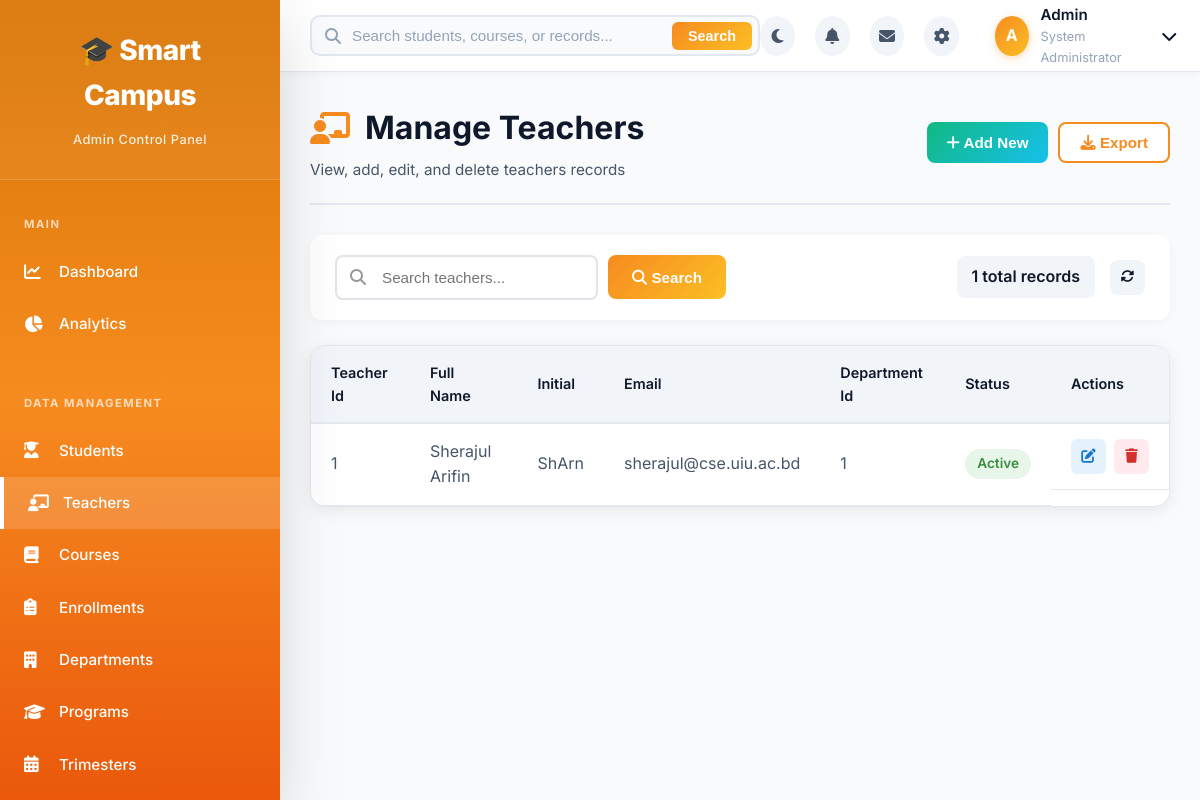
/admin/manage.php?table=teachers (signed in), run on an earlier commit of the app's database.
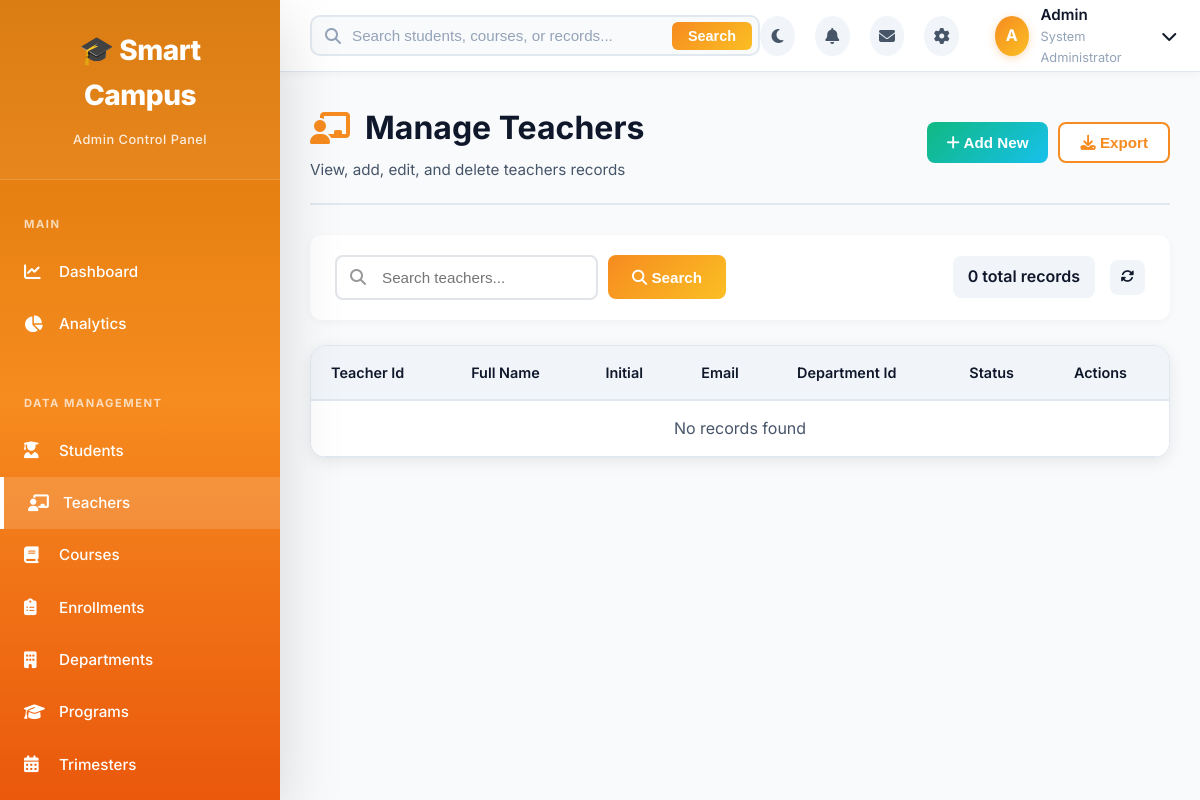
And on a later commit of the database.
### tables this page shows
CREATE TABLE `teachers` (
  `teacher_id` int(11) NOT NULL,
  `username` varchar(50) NOT NULL,
  `password_hash` varchar(255) NOT NULL,
  `full_name` varchar(100) NOT NULL,
  `initial` varchar(10) NOT NULL,
  `email` varchar(100) NOT NULL,
  `phone` varchar(20) DEFAULT NULL,
  `room_number` varchar(20) DEFAULT NULL,
  `department_id` int(11) NOT NULL,
  `designation` varchar(50) DEFAULT NULL,
  `profile_picture` varchar(255) DEFAULT NULL,
  `status` enum('active','inactive','on_leave') DEFAULT 'active',
  `created_at` timestamp NOT NULL DEFAULT current_timestamp(),
  `updated_at` timestamp NOT NULL DEFAULT current_timestamp() ON UPDATE current_timestamp()
);

### admin/manage.php (the view, shortened to what this page needs)
<?php
require_once('../config/database.php');
$table = $_GET['table'] ?? 'students';
$config = $table_config[$table];
$search = $_GET['search'] ?? '';
$page = isset($_GET['page']) ? (int)$_GET['page'] : 1;
$per_page = 50;
$offset = ($page - 1) * $per_page;
$where_clause = '';
$count_query = "SELECT COUNT(*) as total FROM $table $where_clause";
$total_records = $conn->query($count_query)->fetch_assoc()['total'];
$query = "SELECT * FROM $table $where_clause ORDER BY {$config['primary_key']} DESC LIMIT $per_page OFFSET $offset";
$result = $conn->query($query);
?>
<!DOCTYPE html>
<html lang="en">
<head>
    <link rel="stylesheet" href="assets/css/admin-style.css">
    <link rel="stylesheet" href="assets/css/manage-style.css">
    <link rel="stylesheet" href="https://cdnjs.cloudflare.com/ajax/libs/font-awesome/6.4.0/css/all.min.css">
</head>
<body>
    <?php include 'includes/sidebar.php'; ?>
    <div class="main-content">
        <?php include 'includes/topbar.php'; ?>
        <div class="dashboard-container">
            <div class="page-header">
                <div>
                    <h1><i class="fas <?php echo $config['icon']; ?>"></i> Manage <?php echo $config['title']; ?></h1>
                    <p class="subtitle">View, add, edit, and delete <?php echo strtolower($config['title']); ?> records</p>
                </div>
                <div class="header-actions">
                    <button class="btn btn-success" onclick="window.location.href='manage.php?table=<?php echo $table; ?>&action=add';">
                        <i class="fas fa-plus"></i> Add New
                    </button>
                    <button class="btn btn-outline" onclick="exportData()">
                        <i class="fas fa-download"></i> Export
                    </button>
                </div>
            </div>
            <div class="toolbar">
                <form method="GET" action="manage.php" style="display: flex; gap: 10px; align-items: center;">
                    <div class="search-bar">
                        <i class="fas fa-search"></i>
                        <input type="text" name="search" id="searchInput" placeholder="Search <?php echo strtolower($config['title']); ?>..."
                               value="<?php echo htmlspecialchars($search); ?>">
                    </div>
                    <button type="submit" class="btn btn-primary" style="padding: 10px 24px; border-radius: 8px; white-space: nowrap; height: 44px;">
                        <i class="fas fa-search"></i> Search
                    </button>
                </form>
                <div class="toolbar-actions">
                    <?php if ($search): ?>
                        <span class="record-count" style="color: #007bff; font-weight: bold;">
                            <?php echo number_format($total_records); ?> result<?php echo $total_records != 1 ? 's' : ''; ?> found
                        </span>
                    <?php else: ?>
                        <span class="record-count"><?php echo number_format($total_records); ?> total records</span>
                    <?php endif; ?>
                    <button class="btn-icon" onclick="location.reload()" title="Refresh">
                        <i class="fas fa-sync-alt"></i>
                    </button>
                </div>
            </div>
            <div class="table-card">
                <div class="table-responsive">
                    <table class="data-table" id="dataTable">
                        <thead>
                            <tr>
                                <?php foreach ($config['display_fields'] as $field): ?>
                                    <th><?php echo ucwords(str_replace('_', ' ', $field)); ?></th>
                                <?php endforeach; ?>
                                <th class="text-center">Actions</th>
                            </tr>
                        </thead>
                        <tbody>
                            <?php if ($result && $result->num_rows > 0): ?>
                                <?php while($row = $result->fetch_assoc()): ?>
                                    <tr>
                                        <?php foreach ($config['display_fields'] as $field): ?>
                                            <td>
                                                <?php
                                                $value = $row[$field] ?? '';
                                                if ($field === 'status') {
                                                    $status_class = $value === 'active' || $value === 'enrolled' || $value === 'approved' ? 'success' :
                                                                   ($value === 'pending' ? 'warning' : 'danger');
                                                    echo "<span class='badge badge-$status_class'>" . ucfirst($value) . "</span>";
                                                } elseif ($field === 'is_current' || strpos($field, 'is_') === 0) {
                                                    echo $value ? '<span class="badge badge-success">Yes</span>' : '<span class="badge badge-secondary">No</span>';
                                                } elseif (strpos($field, 'date') !== false || strpos($field, 'time') !== false) {
                                                    echo $value ? date('M d, Y', strtotime($value)) : '-';
                                                } else {
                                                    echo htmlspecialchars($value);
                                                }
                                                ?>
                                            </td>
                                        <?php endforeach; ?>
                                        <td class="text-center action-buttons">
                                            <button class="btn-action btn-edit" onclick="window.location.href='manage.php?table=<?php echo $table; ?>&action=edit&id=<?php echo $row[$config['primary_key']]; ?>';" title="Edit">
                                                <i class="fas fa-edit"></i>
                                            </button>
                                            <button class="btn-action btn-delete" onclick="if(confirm('Are you sure you want to delete this record?')) { window.location.href='manage.php?table=<?php echo $table; ?>&action=delete&id=<?php echo $row[$config['primary_key']]; ?>'; }" title="Delete">
                                                <i class="fas fa-trash"></i>
                                            </button>
                                        </td>
                                    </tr>
                                <?php endwhile; ?>
                            <?php else: ?>
                                <tr>
                                    <td colspan="<?php echo count($config['display_fields']) + 1; ?>" class="text-center">
                                        No records found
                                    </td>
                                </tr>
                            <?php endif; ?>
                        </tbody>
                    </table>
                </div>
            </div>
        </div>
    </div>
</body>
</html>

### admin/includes/sidebar.php (shortened to what this page needs)
<?php
$current_page = basename($_SERVER['PHP_SELF'], '.php');
?>
<div class="sidebar">
    <div class="sidebar-header">
        <span class="sidebar-logo">🎓 Smart Campus</span>
        <span class="sidebar-subtitle">Admin Control Panel</span>
    </div>
    <div class="sidebar-menu">
        <div class="menu-section">
            <div class="menu-section-title">Main</div>
            <a href="dashboard.php" class="menu-item <?php echo $current_page == 'dashboard' ? 'active' : ''; ?>">
                <i class="fas fa-chart-line"></i>
                <span>Dashboard</span>
            </a>
            <a href="analytics.php" class="menu-item <?php echo $current_page == 'analytics' ? 'active' : ''; ?>">
                <i class="fas fa-chart-pie"></i>
                <span>Analytics</span>
            </a>
        </div>
        <div class="menu-section">
            <div class="menu-section-title">Data Management</div>
            <a href="manage.php?table=students" class="menu-item <?php echo $current_page == 'manage' && $_GET['table'] == 'students' ? 'active' : ''; ?>">
                <i class="fas fa-user-graduate"></i>
                <span>Students</span>
            </a>
            <a href="manage.php?table=teachers" class="menu-item <?php echo $current_page == 'manage' && $_GET['table'] == 'teachers' ? 'active' : ''; ?>">
                <i class="fas fa-chalkboard-teacher"></i>
                <span>Teachers</span>
            </a>
            <a href="manage.php?table=courses" class="menu-item <?php echo $current_page == 'manage' && $_GET['table'] == 'courses' ? 'active' : ''; ?>">
                <i class="fas fa-book"></i>
                <span>Courses</span>
            </a>
            <a href="manage.php?table=enrollments" class="menu-item <?php echo $current_page == 'manage' && $_GET['table'] == 'enrollments' ? 'active' : ''; ?>">
                <i class="fas fa-clipboard-list"></i>
                <span>Enrollments</span>
            </a>
            <a href="manage.php?table=departments" class="menu-item <?php echo $current_page == 'manage' && $_GET['table'] == 'departments' ? 'active' : ''; ?>">
                <i class="fas fa-building"></i>
                <span>Departments</span>
            </a>
            <a href="manage.php?table=programs" class="menu-item <?php echo $current_page == 'manage' && $_GET['table'] == 'programs' ? 'active' : ''; ?>">
                <i class="fas fa-graduation-cap"></i>
                <span>Programs</span>
            </a>
            <a href="manage.php?table=trimesters" class="menu-item <?php echo $current_page == 'manage' && $_GET['table'] == 'trimesters' ? 'active' : ''; ?>">
                <i class="fas fa-calendar-alt"></i>
                <span>Trimesters</span>
            </a>
        </div>
    </div>
</div>

### admin/includes/topbar.php (shortened to what this page needs)
<div class="topbar">
    <div class="topbar-left">
        <div class="topbar-search">
            <input type="text" placeholder="Search students, courses, or records..." id="globalSearch">
            <button type="button" onclick="performGlobalSearchNow()" class="btn btn-primary" style="position: absolute; right: 8px; top: 50%; transform: translateY(-50%); padding: 6px 16px; border-radius: 6px; font-size: 0.9em;">
                Search
            </button>
        </div>
    </div>
    <div class="topbar-right">
        <div class="topbar-icon" title="Toggle Theme" onclick="toggleTheme()" id="themeToggleBtn">
            <i id="themeIcon" class="fas fa-moon"></i>
        </div>
        <div class="topbar-icon" title="Notifications" onclick="toggleNotifications()">
            <i class="fas fa-bell"></i>
        </div>
        <div class="topbar-icon" title="Messages">
            <i class="fas fa-envelope"></i>
        </div>
        <div class="topbar-icon" title="Quick Settings" onclick="location.href='settings.php'">
            <i class="fas fa-cog"></i>
        </div>
        <div class="topbar-user" onclick="toggleUserMenu()">
            <div class="user-avatar">A</div>
            <div class="user-info">
                <div class="user-name">Admin</div>
                <div class="user-role">System Administrator</div>
            </div>
            <i class="fas fa-chevron-down"></i>
        </div>
    </div>
</div>

### admin/assets/css/manage-style.css (style rules this page uses)
.toolbar { background: white; padding: 20px 25px; border-radius: 12px; margin-bottom: 25px; display: flex; justify-content: space-between; align-items: center; box-shadow: var(--shadow-sm); }
.search-bar { position: relative; flex: 1; max-width: 500px; }
.search-bar i { position: absolute; left: 15px; top: 50%; transform: translateY(-50%); color: #999; }
.search-bar input { width: 100%; padding: 12px 15px 12px 45px; border: 2px solid #e1e4e8; border-radius: 8px; font-size: 0.95em; transition: var(--transition); }
.toolbar-actions { display: flex; align-items: center; gap: 15px; }
.record-count { font-weight: 600; color: var(--dark); padding: 8px 15px; background: var(--light); border-radius: 8px; }
.btn-success { background: linear-gradient(135deg, var(--success) 0%, #17c0eb 100%); color: white; }
.action-buttons { display: flex; gap: 8px; justify-content: center; }
.btn-action { width: 35px; height: 35px; display: flex; align-items: center; justify-content: center; border: none; border-radius: 6px; cursor: pointer; transition: var(--transition); font-size: 0.9em; }
.btn-edit { background: #e3f2fd; color: #1976d2; }
.btn-delete { background: #ffebee; color: #d32f2f; }

What changed in the data, as far as the page shows it:
removed teachers: teacher_id "1", full_name "Sherajul Arifin", initial "ShArn", email "sherajul@cse.uiu.ac.bd", department "1", status "Active"
Also different on the page:
$total_records: "1" → "0"
text now shown: "No records found"
